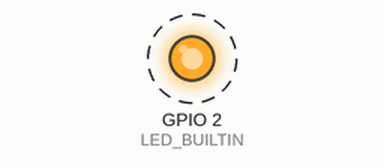
Bench run of a program on a simulated ESP32. Parts: output pins drawn as LEDs (lit = HIGH). Dashed ring = blinking. WiFi joins after 1.5 s; servers stay silent unless stated; uploads are accepted with an empty reply; what the program prints to the serial monitor is not drawn.

Above: at 1.9 s.
Timing chart, 0 to 5.4 s (numbered marks = the images above):
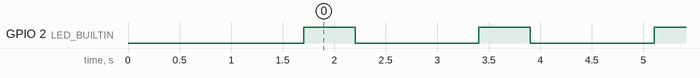

The program:

main.cpp
```cpp
#include <Arduino.h>
#include <WiFi.h>
#include <WiFiClient.h>
#include <WiFiServer.h>
#include <HTTPClient.h>

const char *ssid = "Jacke";
const char *password = "jackjack2354@";

const String URL = "https://www.freetogame.com/api/game?id=452";

void setup()
{
  pinMode(LED_BUILTIN, OUTPUT);

  Serial.begin(115200);
  WiFi.begin(ssid, password);

  while (WiFi.status() != WL_CONNECTED)
  {
    delay(500);
    Serial.println(".");
  }

  Serial.print("Conectado ao wifi: ");
  Serial.println(WiFi.localIP());
}

void loop()
{
  HTTPClient httpC;

  httpC.begin(URL);
  int httpCode = httpC.GET();

  if (httpCode > 0) {
    String response = httpC.getString();
    Serial.println(response);
  }else{
    Serial.println("Não recebeu nada");
  }

  Serial.println("Wifi");
  Serial.println(WiFi.localIP());

  digitalWrite(LED_BUILTIN, 1);
  delay(500);
  digitalWrite(LED_BUILTIN, 0);

  delay(1000);
}
```

Measured:
- by itself, GPIO 2 (LED_BUILTIN): alternates HIGH for 0.50 s and LOW for 1.2 s
